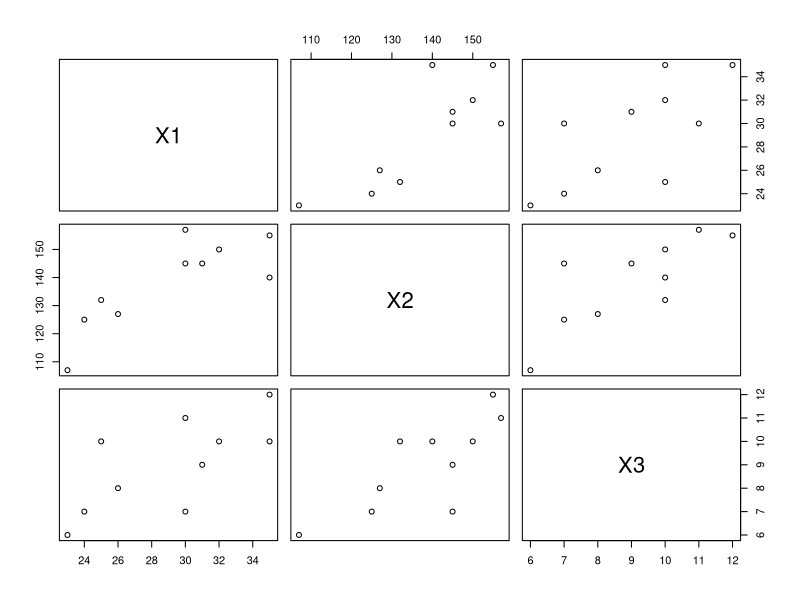

Generate this figure with R:
dados <- data.frame(
  X1 = c(30, 32, 24, 30, 26, 35, 25, 23, 35, 31),
  X2 = c(145, 150, 125, 157, 127, 140, 132, 107, 155, 145),
  X3 = c(7, 10, 7, 11, 8, 10, 10, 6, 12, 9)
)

attach(dados)

cor(dados)
plot(dados)

m1 <- lm(X1 ~ X2 + X3, data = dados)
summary(m1)

R = sqrt(0.6694)